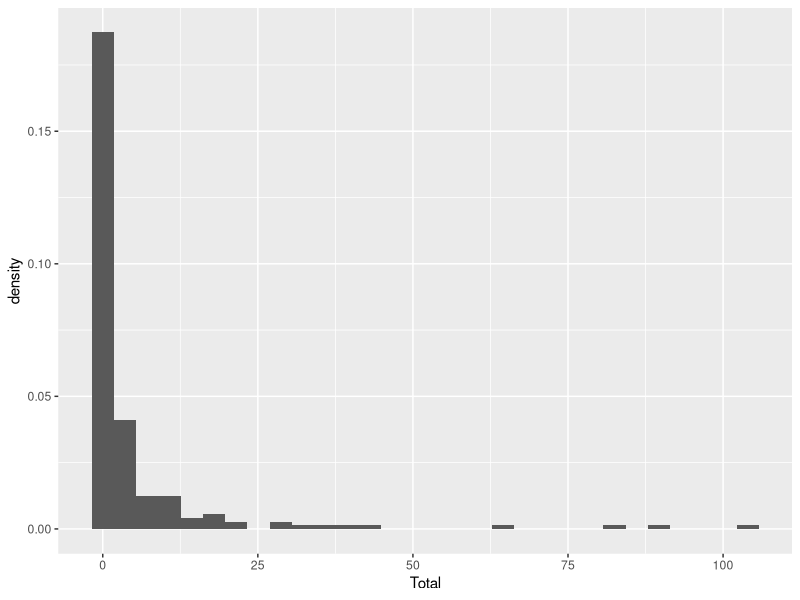
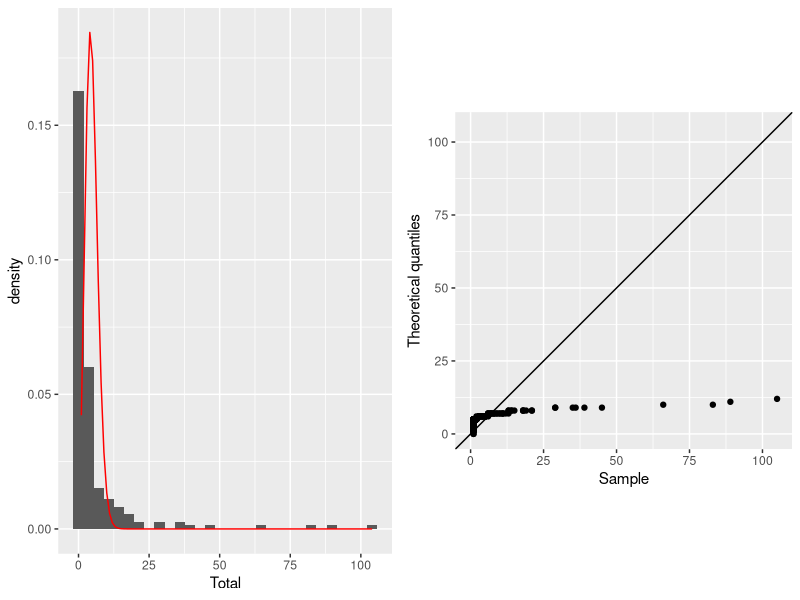
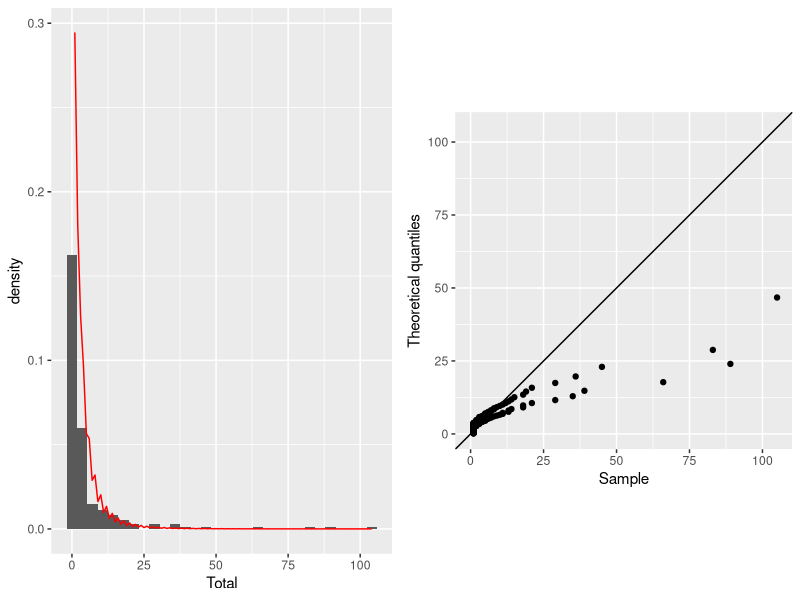
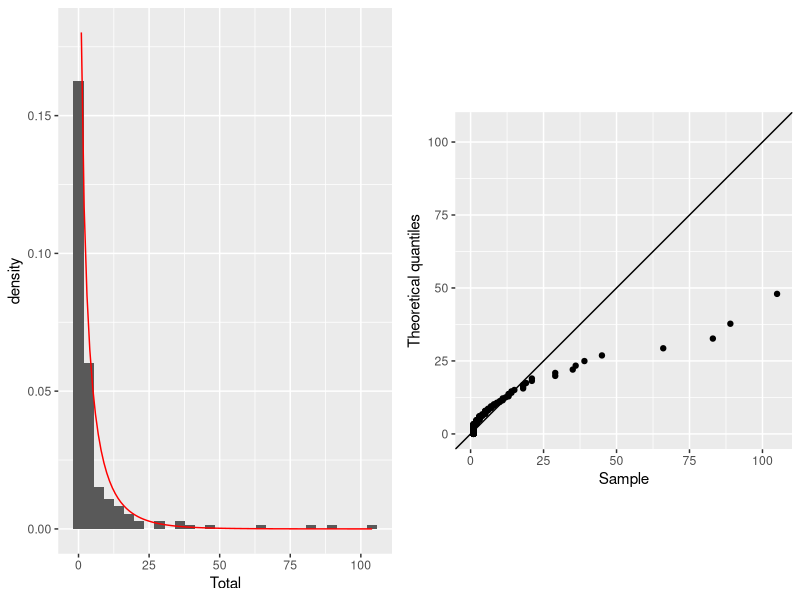
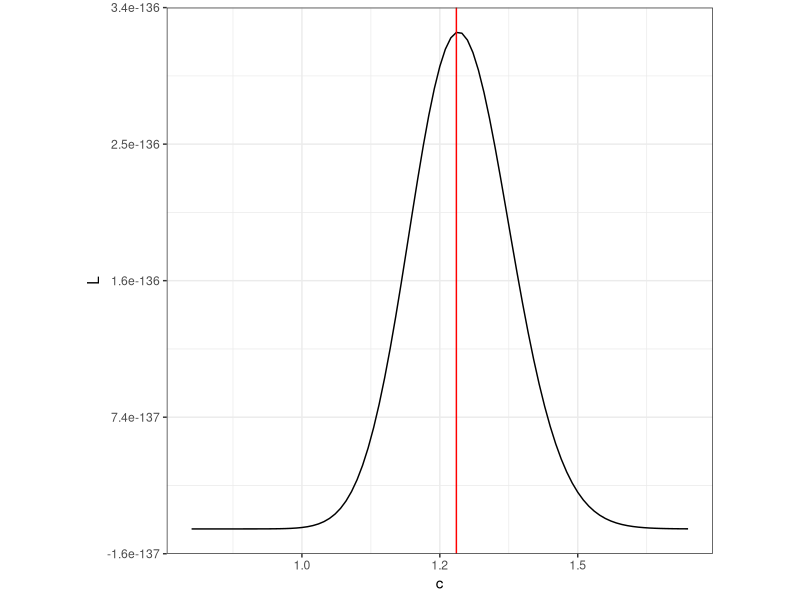
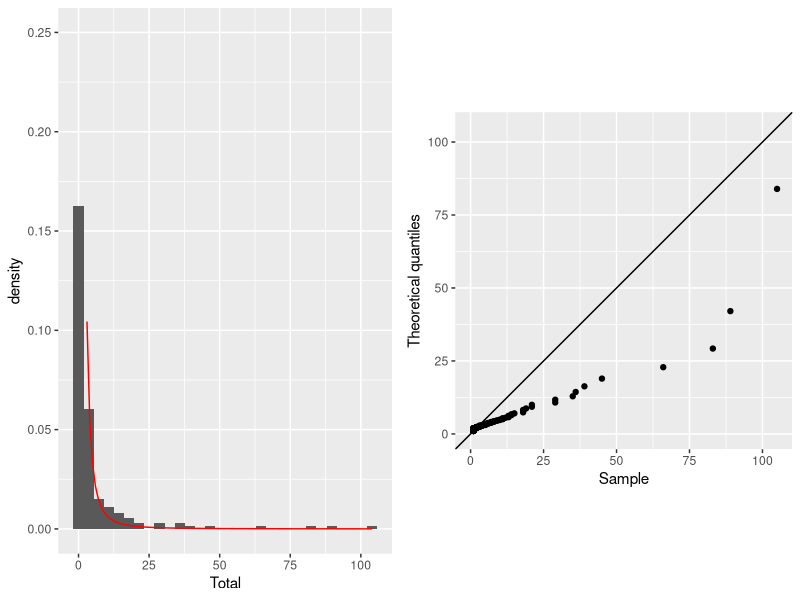
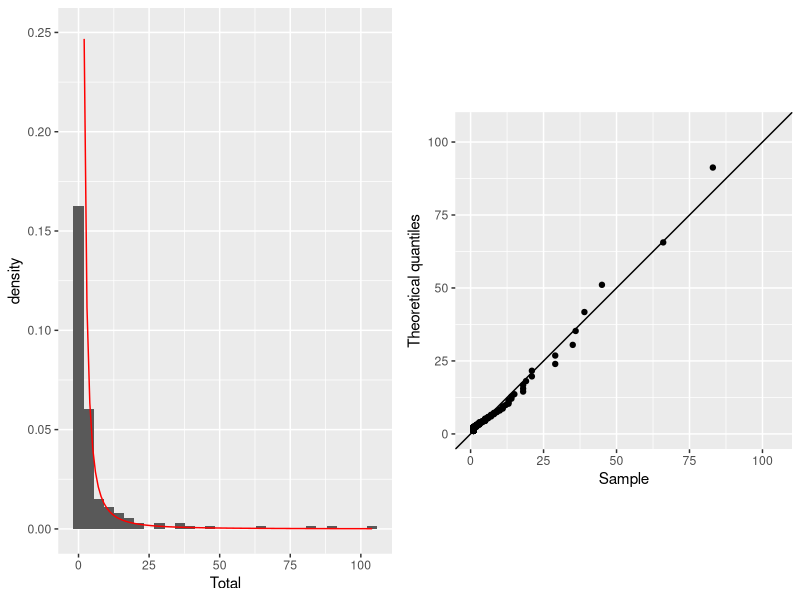
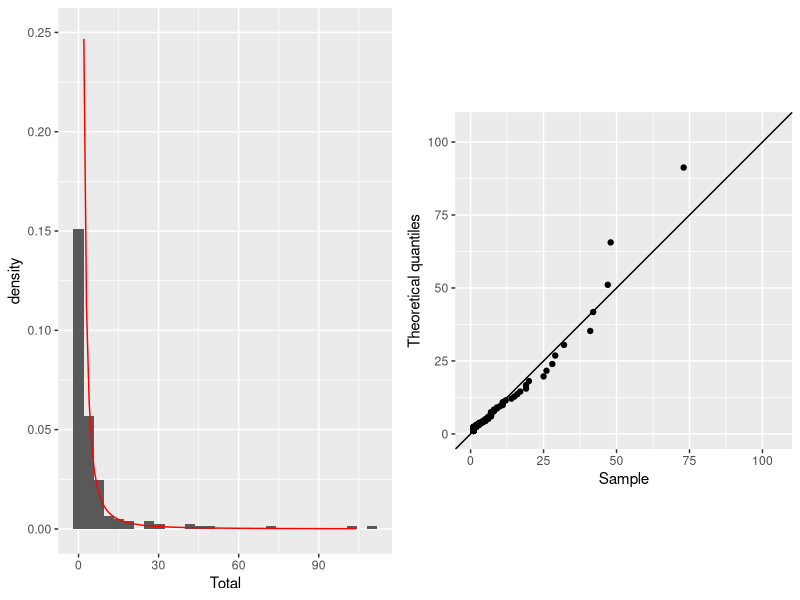

Source code (R) for these figures, in order:
## ---- chunk 1
library(knitr)
opts_chunk$set(
  message = FALSE,
  warning = FALSE,
  cache = FALSE,
  echo=FALSE,
  fig.height = 2,
  fig.width = 5,
  collapse = TRUE,
  comment = "#>"
)
options(digits=2)
library(dplyr)
library(tidyr)
library(ggplot2)
library(readr)
library(gridExtra)
## ---- chunk 2
library(readr)
library(ggplot2)
olympics2012 <- read_csv("../data/olympics2012.csv")
df <- data.frame(Total=c(rep(0, 119), sort(olympics2012$Total)))
ggplot(df, aes(x=Total)) + geom_histogram(aes(y=..density..)) 
## ---- chunk 3
library(MASS)
library(gridExtra)
fitdistr(df$Total, "Poisson")
lam <- fitdistr(df$Total, "Poisson")$estimate
n <- 204
df1 <- data.frame(Total=df$Total+1,  
                 q=qpois(c(1 - 0.5^(1/n), (2:(n-1) - 0.3175) / 
                                (n + 0.365),0.5^(1/n)), lam))
df2 <- data.frame(x=seq(1,104,1),
                 d=dpois(seq(1,104,1), lam))
p1 <- ggplot(df1, aes(x=Total)) + geom_histogram(aes(y=..density..)) +
  geom_line(data=df2, aes(x=x, y=d), colour="red")
p2 <- ggplot(df1, aes(x=Total, y=q)) + 
  geom_abline(intercept=0, slope=1) + 
  geom_point() + xlim(c(0,105)) + ylim(c(0,105)) +
  xlab("Sample") + ylab("Theoretical quantiles") +
  theme(aspect.ratio=1)
grid.arrange(p1, p2, ncol=2)
## ---- chunk 4
fitdistr(df$Total+1, "lognormal")
lam <- fitdistr(df$Total+1, "lognormal")
n <- 204
df1 <- data.frame(Total=df$Total+1,  
                 q=qlnorm(c(1 - 0.5^(1/n), (2:(n-1) - 0.3175) / 
                                (n + 0.365),0.5^(1/n)), 
                          lam$estimate))
df2 <- data.frame(x=seq(1,104,1),
                 d=dlnorm(seq(1,104,1), lam$estimate))
p1 <- ggplot(df1, aes(x=Total)) + geom_histogram(aes(y=..density..)) +
  geom_line(data=df2, aes(x=x, y=d), colour="red")
p2 <- ggplot(df1, aes(x=Total, y=q)) + 
  geom_abline(intercept=0, slope=1) + 
  geom_point() + xlim(c(0,105)) + ylim(c(0,105)) +
  xlab("Sample") + ylab("Theoretical quantiles") +
  theme(aspect.ratio=1)
grid.arrange(p1, p2, ncol=2)
## ---- chunk 5
fitdistr(df$Total+1, "weibull")
lam <- fitdistr(df$Total+1, "weibull")
n <- 204
df1 <- data.frame(Total=df$Total+1,  
                 q=qweibull(c(1 - 0.5^(1/n), (2:(n-1) - 0.3175) / 
                                (n + 0.365),0.5^(1/n)), 
                            lam$estimate[1], lam$estimate[2]))
df2 <- data.frame(x=seq(1,104,1),
                 d=dweibull(seq(1,104,1), 
                            lam$estimate[1], lam$estimate[2]))
p1 <- ggplot(df1, aes(x=Total)) + geom_histogram(aes(y=..density..)) +
  geom_line(data=df2, aes(x=x, y=d), colour="red")
p2 <- ggplot(df1, aes(x=Total, y=q)) + 
  geom_abline(intercept=0, slope=1) + 
  geom_point() + xlim(c(0,105)) + ylim(c(0,105)) +
  xlab("Sample") + ylab("Theoretical quantiles") +
  theme(aspect.ratio=1)
grid.arrange(p1, p2, ncol=2)
## ---- chunk 6
dpareto <- function(x, c) {
  # x must be greater than 1
  if (c<=0) stop("c must be positive") # Diagnostic step
  c/x^(c+1)
}
qpareto <- function(p,c){
  if (c<=0) stop("c must be positive > 0")
  if (any(p<0)|any(p>1)) # Symbol | denotes logical OR
    stop("p must be between 0 and 1")
  q <- (1-p)^(-1/c)
  q
}
fitdistr(df$Total+1, dpareto, list(c=1))
lam <- fitdistr(df$Total+1, dpareto, list(c=1))
nmle <- function(x, cr) {
  f <- prod(dpareto(x, cr))
  return(f)
}
g <- data.frame(cr = seq(0.8, 1.7, 0.01))
g$f <- 0
for (i in 1:nrow(g)) {
  g$f[i] <- nmle(df$Total+1, g$cr[i])
}
ggplot(g, aes(x=cr, y=f)) + geom_line() + xlab("c") + ylab("L") + theme_bw() + geom_vline(xintercept=1.28, color="red") +
  theme(aspect.ratio=1)
## ---- chunk 7
n <- 204
df1 <- data.frame(Total=df$Total+1,  
                 q=qpareto(c(1 - 0.5^(1/n), (2:(n-1) - 0.3175) / 
                                (n + 0.365),0.5^(1/n)), 
                            lam$estimate))
df2 <- data.frame(x=seq(1,104,1),
                 d=dpareto(seq(1,104,1), 
                            lam$estimate))
p1 <- ggplot(df1, aes(x=Total)) + geom_histogram(aes(y=..density..)) +
  geom_line(data=df2, aes(x=x, y=d), colour="red") +
  ylim(c(0,0.25))
p2 <- ggplot(df1, aes(x=Total, y=q)) + 
  geom_abline(intercept=0, slope=1) + 
  geom_point() + xlim(c(0,105)) + ylim(c(0,105)) +
  xlab("Sample") + ylab("Theoretical quantiles") +
  theme(aspect.ratio=1)
grid.arrange(p1, p2, ncol=2)
## ---- chunk 8
n <- 204
df1 <- data.frame(Total=df$Total+1,  
                 q=qpareto(c(1 - 0.5^(1/n), (2:(n-1) - 0.3175) / 
                                (n + 0.365),0.5^(1/n)), 
                            0.96))
df2 <- data.frame(x=seq(1,104,1),
                 d=dpareto(seq(1,104,1), 
                            0.96))
p1 <- ggplot(df1, aes(x=Total)) + geom_histogram(aes(y=..density..)) +
  geom_line(data=df2, aes(x=x, y=d), colour="red") +
  ylim(c(0,0.25))
p2 <- ggplot(df1, aes(x=Total, y=q)) + 
  geom_abline(intercept=0, slope=1) + 
  geom_point() + xlim(c(0,105)) + ylim(c(0,105)) +
  xlab("Sample") + ylab("Theoretical quantiles") +
  theme(aspect.ratio=1)
grid.arrange(p1, p2, ncol=2)
## ---- chunk 9
ppareto <- function(q, c) {
  if (c<=0) stop("c must be positive > 0")
  ifelse(q<1, 0, 1-1/q^c)
}
1-ppareto(50, 0.96)
## ---- chunk 10
204*(1-ppareto(50, 0.96))
## ---- chunk 11
library(dplyr)
df %>% filter(Total>50)
## ---- chunk 12
olympics2008 <- read_csv("../data/olympics2008.csv")
df <- data.frame(Total=c(rep(0, 117), sort(olympics2008$Total)))
n <- 204
df1 <- data.frame(Total=df$Total+1,  
                 q=qpareto(c(1 - 0.5^(1/n), (2:(n-1) - 0.3175) / 
                                (n + 0.365),0.5^(1/n)), 
                            0.96))
df2 <- data.frame(x=seq(1,104,1),
                 d=dpareto(seq(1,104,1), 
                            0.96))
p1 <- ggplot(df1, aes(x=Total)) + geom_histogram(aes(y=..density..)) +
  geom_line(data=df2, aes(x=x, y=d), colour="red") +
  ylim(c(0,0.25))
p2 <- ggplot(df1, aes(x=Total, y=q)) + 
  geom_abline(intercept=0, slope=1) + 
  geom_point() + xlim(c(0,105)) + ylim(c(0,105)) +
  xlab("Sample") + ylab("Theoretical quantiles") +
  theme(aspect.ratio=1)
grid.arrange(p1, p2, ncol=2)
## ---- chunk 13
olympics2004 <- read_csv("../data/olympics2004.csv")
df <- data.frame(Total=c(rep(0, 126), sort(olympics2004$Total)))
n <- 201
df1 <- data.frame(Total=df$Total+1,  
                 q=qpareto(c(1 - 0.5^(1/n), (2:(n-1) - 0.3175) / 
                                (n + 0.365),0.5^(1/n)), 
                            0.94))
df2 <- data.frame(x=seq(1,104,1),
                 d=dpareto(seq(1,104,1), 
                            0.94))
p1 <- ggplot(df1, aes(x=Total)) + geom_histogram(aes(y=..density..)) +
  geom_line(data=df2, aes(x=x, y=d), colour="red") +
  ylim(c(0,0.25))
p2 <- ggplot(df1, aes(x=Total, y=q)) + 
  geom_abline(intercept=0, slope=1) + 
  geom_point() + xlim(c(0,105)) + ylim(c(0,105)) +
  xlab("Sample") + ylab("Theoretical quantiles") +
  theme(aspect.ratio=1)
grid.arrange(p1, p2, ncol=2)
